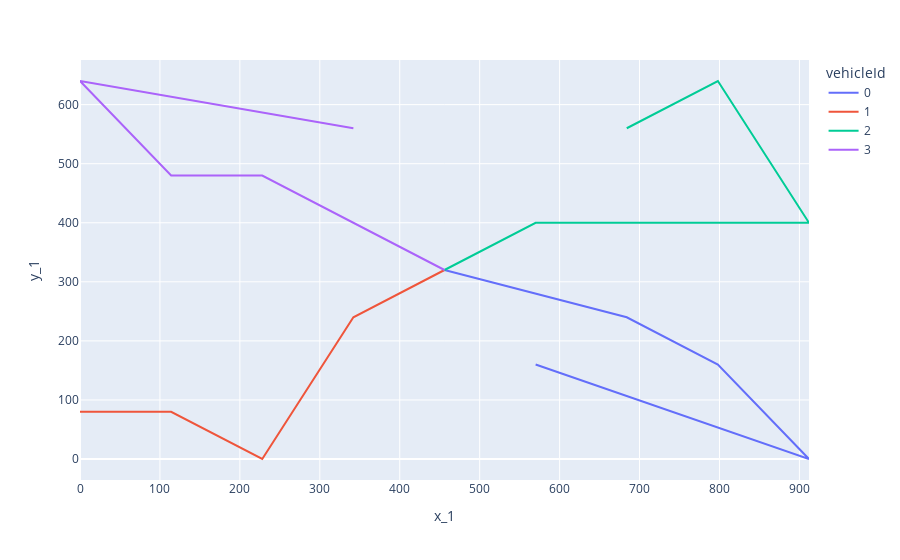

This figure's notebook cell:
### Markdown cell above
## Example 1: Multiple vehicles starting from same depot

### Code cell
trips = solve_routing(distance_matrix, vehicles=4)

trips = trips.merge(distances, left_on="departure", right_on="locationId_1")
fig = px.line(trips, x="x_1", y="y_1", color="vehicleId", hover_data=["departure"], height=600)
fig

### Figure 1 — Plotly figure (JSON) as saved in the notebook; plotly's stock layout.template omitted (floating-point values rounded to 4 significant figures)
{"data": [{"customdata": [[0], [0], [0], [0], [0], [0], [0], [0], [0], [0], [0], [0], [0], [0], [0], [0], [0], [8], [8], [8], [8], [8], [8], [8], [8], [8], [8], [8], [8], [8], [8], [8], [8], [8], [6], [6], [6], [6], [6], [6], [6], [6], [6], [6], [6], [6], [6], [6], [6], [6], [6], [2], [2], [2], [2], [2], [2], [2], [2], [2], [2], [2], [2], [2], [2], [2], [2], [2], [5], [5], [5], [5], [5], [5], [5], [5], [5], [5], [5], [5], [5], [5], [5], [5], [5], [5], [5], [5], [5], [5], [5], [5], [5], [5], [5], [5], [5], [5], [5], [5], [5], [5]], "hovertemplate": "vehicleId=0<br>x_1=%{x}<br>y_1=%{y}<br>departure=%{customdata[0]}<extra></extra>", "legendgroup": "0", "line": {"color": "#636efa", "dash": "solid"}, "marker": {"symbol": "circle"}, "mode": "lines", "name": "0", "orientation": "v", "showlegend": true, "type": "scatter", "x": [456, 456, 456, 456, 456, 456, 456, 456, 456, 456, 456, 456, 456, 456, 456, 456, 456, 684, 684, 684, 684, 684, 684, 684, 684, 684, 684, 684, 684, 684, 684, 684, 684, 684, 798, 798, 798, 798, 798, 798, 798, 798, 798, 798, 798, 798, 798, 798, 798, 798, 798, 912, 912, 912, 912, 912, 912, 912, 912, 912, 912, 912, 912, 912, 912, 912, 912, 912, 570, 570, 570, 570, 570, 570, 570, 570, 570, 570, 570, 570, 570, 570, 570, 570, 570, 570, 570, 570, 570, 570, 570, 570, 570, 570, 570, 570, 570, 570, 570, 570, 570, 570], "xaxis": "x", "y": [320, 320, 320, 320, 320, 320, 320, 320, 320, 320, 320, 320, 320, 320, 320, 320, 320, 240, 240, 240, 240, 240, 240, 240, 240, 240, 240, 240, 240, 240, 240, 240, 240, 240, 160, 160, 160, 160, 160, 160, 160, 160, 160, 160, 160, 160, 160, 160, 160, 160, 160, 0, 0, 0, 0, 0, 0, 0, 0, 0, 0, 0, 0, 0, 0, 0, 0, 0, 160, 160, 160, 160, 160, 160, 160, 160, 160, 160, 160, 160, 160, 160, 160, 160, 160, 160, 160, 160, 160, 160, 160, 160, 160, 160, 160, 160, 160, 160, 160, 160, 160, 160], "yaxis": "y"}, {"customdata": [[0], [0], [0], [0], [0], [0], [0], [0], [0], [0], [0], [0], [0], [0], [0], [0], [0], [7], [7], [7], [7], [7], [7], [7], [7], [7], [7], [7], [7], [7], [7], [7], [7], [7], [1], [1], [1], [1], [1], [1], [1], [1], [1], [1], [1], [1], [1], [1], [1], [1], [1], [4], [4], [4], [4], [4], [4], [4], [4], [4], [4], [4], [4], [4], [4], [4], [4], [4], [3], [3], [3], [3], [3], [3], [3], [3], [3], [3], [3], [3], [3], [3], [3], [3], [3], [3], [3], [3], [3], [3], [3], [3], [3], [3], [3], [3], [3], [3], [3], [3], [3], [3]], "hovertemplate": "vehicleId=1<br>x_1=%{x}<br>y_1=%{y}<br>departure=%{customdata[0]}<extra></extra>", "legendgroup": "1", "line": {"color": "#EF553B", "dash": "solid"}, "marker": {"symbol": "circle"}, "mode": "lines", "name": "1", "orientation": "v", "showlegend": true, "type": "scatter", "x": [456, 456, 456, 456, 456, 456, 456, 456, 456, 456, 456, 456, 456, 456, 456, 456, 456, 342, 342, 342, 342, 342, 342, 342, 342, 342, 342, 342, 342, 342, 342, 342, 342, 342, 228, 228, 228, 228, 228, 228, 228, 228, 228, 228, 228, 228, 228, 228, 228, 228, 228, 114, 114, 114, 114, 114, 114, 114, 114, 114, 114, 114, 114, 114, 114, 114, 114, 114, 0, 0, 0, 0, 0, 0, 0, 0, 0, 0, 0, 0, 0, 0, 0, 0, 0, 0, 0, 0, 0, 0, 0, 0, 0, 0, 0, 0, 0, 0, 0, 0, 0, 0], "xaxis": "x", "y": [320, 320, 320, 320, 320, 320, 320, 320, 320, 320, 320, 320, 320, 320, 320, 320, 320, 240, 240, 240, 240, 240, 240, 240, 240, 240, 240, 240, 240, 240, 240, 240, 240, 240, 0, 0, 0, 0, 0, 0, 0, 0, 0, 0, 0, 0, 0, 0, 0, 0, 0, 80, 80, 80, 80, 80, 80, 80, 80, 80, 80, 80, 80, 80, 80, 80, 80, 80, 80, 80, 80, 80, 80, 80, 80, 80, 80, 80, 80, 80, 80, 80, 80, 80, 80, 80, 80, 80, 80, 80, 80, 80, 80, 80, 80, 80, 80, 80, 80, 80, 80, 80], "yaxis": "y"}, {"customdata": [[0], [0], [0], [0], [0], [0], [0], [0], [0], [0], [0], [0], [0], [0], [0], [0], [0], [9], [9], [9], [9], [9], [9], [9], [9], [9], [9], [9], [9], [9], [9], [9], [9], [9], [10], [10], [10], [10], [10], [10], [10], [10], [10], [10], [10], [10], [10], [10], [10], [10], [10], [16], [16], [16], [16], [16], [16], [16], [16], [16], [16], [16], [16], [16], [16], [16], [16], [16], [14], [14], [14], [14], [14], [14], [14], [14], [14], [14], [14], [14], [14], [14], [14], [14], [14], [14], [14], [14], [14], [14], [14], [14], [14], [14], [14], [14], [14], [14], [14], [14], [14], [14]], "hovertemplate": "vehicleId=2<br>x_1=%{x}<br>y_1=%{y}<br>departure=%{customdata[0]}<extra></extra>", "legendgroup": "2", "line": {"color": "#00cc96", "dash": "solid"}, "marker": {"symbol": "circle"}, "mode": "lines", "name": "2", "orientation": "v", "showlegend": true, "type": "scatter", "x": [456, 456, 456, 456, 456, 456, 456, 456, 456, 456, 456, 456, 456, 456, 456, 456, 456, 570, 570, 570, 570, 570, 570, 570, 570, 570, 570, 570, 570, 570, 570, 570, 570, 570, 912, 912, 912, 912, 912, 912, 912, 912, 912, 912, 912, 912, 912, 912, 912, 912, 912, 798, 798, 798, 798, 798, 798, 798, 798, 798, 798, 798, 798, 798, 798, 798, 798, 798, 684, 684, 684, 684, 684, 684, 684, 684, 684, 684, 684, 684, 684, 684, 684, 684, 684, 684, 684, 684, 684, 684, 684, 684, 684, 684, 684, 684, 684, 684, 684, 684, 684, 684], "xaxis": "x", "y": [320, 320, 320, 320, 320, 320, 320, 320, 320, 320, 320, 320, 320, 320, 320, 320, 320, 400, 400, 400, 400, 400, 400, 400, 400, 400, 400, 400, 400, 400, 400, 400, 400, 400, 400, 400, 400, 400, 400, 400, 400, 400, 400, 400, 400, 400, 400, 400, 400, 400, 400, 640, 640, 640, 640, 640, 640, 640, 640, 640, 640, 640, 640, 640, 640, 640, 640, 640, 560, 560, 560, 560, 560, 560, 560, 560, 560, 560, 560, 560, 560, 560, 560, 560, 560, 560, 560, 560, 560, 560, 560, 560, 560, 560, 560, 560, 560, 560, 560, 560, 560, 560], "yaxis": "y"}, {"customdata": [[0], [0], [0], [0], [0], [0], [0], [0], [0], [0], [0], [0], [0], [0], [0], [0], [0], [12], [12], [12], [12], [12], [12], [12], [12], [12], [12], [12], [12], [12], [12], [12], [12], [12], [11], [11], [11], [11], [11], [11], [11], [11], [11], [11], [11], [11], [11], [11], [11], [11], [11], [15], [15], [15], [15], [15], [15], [15], [15], [15], [15], [15], [15], [15], [15], [15], [15], [15], [13], [13], [13], [13], [13], [13], [13], [13], [13], [13], [13], [13], [13], [13], [13], [13], [13], [13], [13], [13], [13], [13], [13], [13], [13], [13], [13], [13], [13], [13], [13], [13], [13], [13]], "hovertemplate": "vehicleId=3<br>x_1=%{x}<br>y_1=%{y}<br>departure=%{customdata[0]}<extra></extra>", "legendgroup": "3", "line": {"color": "#ab63fa", "dash": "solid"}, "marker": {"symbol": "circle"}, "mode": "lines", "name": "3", "orientation": "v", "showlegend": true, "type": "scatter", "x": [456, 456, 456, 456, 456, 456, 456, 456, 456, 456, 456, 456, 456, 456, 456, 456, 456, 228, 228, 228, 228, 228, 228, 228, 228, 228, 228, 228, 228, 228, 228, 228, 228, 228, 114, 114, 114, 114, 114, 114, 114, 114, 114, 114, 114, 114, 114, 114, 114, 114, 114, 0, 0, 0, 0, 0, 0, 0, 0, 0, 0, 0, 0, 0, 0, 0, 0, 0, 342, 342, 342, 342, 342, 342, 342, 342, 342, 342, 342, 342, 342, 342, 342, 342, 342, 342, 342, 342, 342, 342, 342, 342, 342, 342, 342, 342, 342, 342, 342, 342, 342, 342], "xaxis": "x", "y": [320, 320, 320, 320, 320, 320, 320, 320, 320, 320, 320, 320, 320, 320, 320, 320, 320, 480, 480, 480, 480, 480, 480, 480, 480, 480, 480, 480, 480, 480, 480, 480, 480, 480, 480, 480, 480, 480, 480, 480, 480, 480, 480, 480, 480, 480, 480, 480, 480, 480, 480, 640, 640, 640, 640, 640, 640, 640, 640, 640, 640, 640, 640, 640, 640, 640, 640, 640, 560, 560, 560, 560, 560, 560, 560, 560, 560, 560, 560, 560, 560, 560, 560, 560, 560, 560, 560, 560, 560, 560, 560, 560, 560, 560, 560, 560, 560, 560, 560, 560, 560, 560], "yaxis": "y"}], "layout": {"autosize": true, "legend": {"title": {"text": "vehicleId"}, "tracegroupgap": 0}, "margin": {"t": 60}, "xaxis": {"anchor": "y", "autorange": true, "domain": [0, 1], "range": [0, 912], "title": {"text": "x_1"}, "type": "linear"}, "yaxis": {"anchor": "x", "autorange": true, "domain": [0, 1], "range": [-35.56, 675.6], "title": {"text": "y_1"}, "type": "linear"}}}
